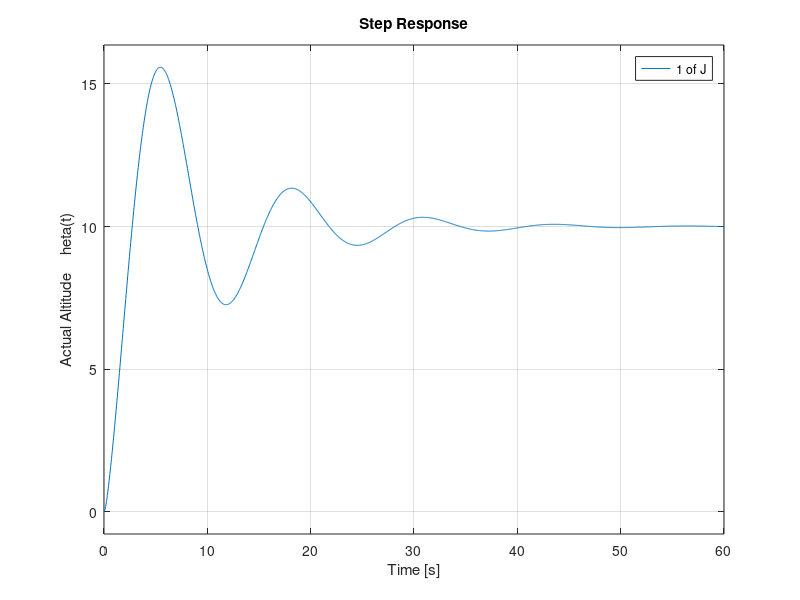

MATLAB code for this plot:
clear
clf

a = 1;
b = 8;
k = 10.8e8;
J = 10.8e8;

%a
controller = tf([k k*a], [1 b]);
spacecraft = tf(1, [J 0 0]);
sys = feedback(controller * spacecraft, 1);

percentages = [1 0.8 0.5];
i = 1;
figure(1)
hold on
Legend = cell(length(percentages),1);
for p = percentages
    spacecraft = tf(1, [J*p 0 0]);
    sys = feedback(controller * spacecraft, 1);
    step(10 * sys)
    Legend{i} = strcat(num2str(p), ' of J');
    i = i + 1;
end
legend(Legend);
ylabel("Actual Altitude \theta(t)")